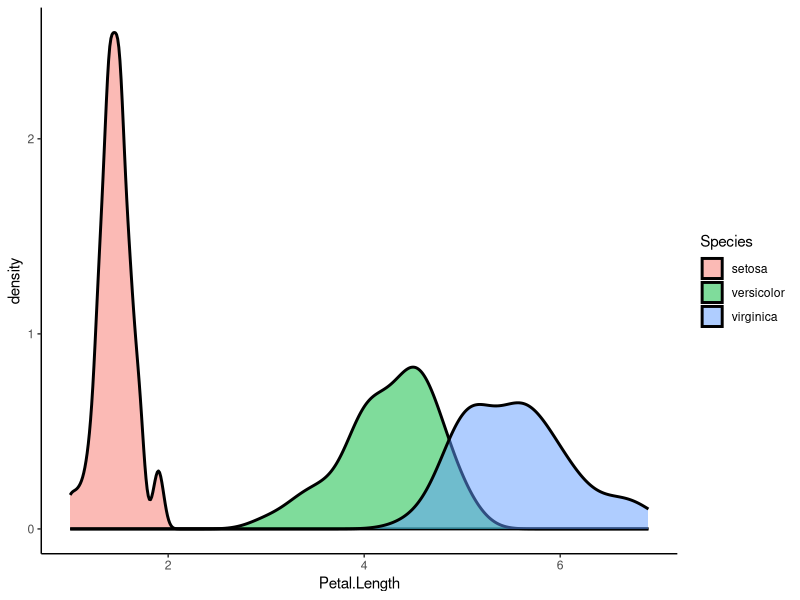

Here is the R script that generated this plot:
library(ggplot2)
hq_1 <- ggplot(data = iris, aes( x = Petal.Length, fill = Species)) +
  geom_density(alpha = .5, size = 1) + theme_classic()